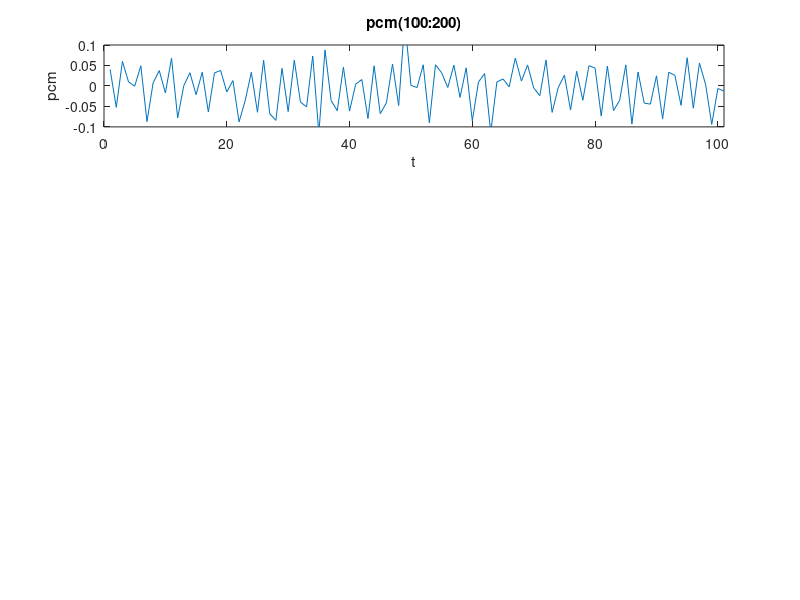

MATLAB code to generate this figure: (Note: this script raises an error after producing the figure.)
load pcm
%sound(pcm)

subplot(4,1,1)
plot(pcm(100:200))
axis([0 101 -0.1 0.1])
title('pcm(100:200)')
xlabel('t')
ylabel('pcm')

[X, w] = DTFT(pcm(100:1100), 0);

subplot(4,1,2)
plot(w, abs(X))
axis([-pi pi 0 25])
title('DTFT(pcm(100:1100))')
xlabel('w')
ylabel('DTFT(pcm)')

[Xmax, Imax] = max(abs(X));

theta = w(Imax);
r = 0.995;
filtered = IIRfilter(pcm, theta, r);

subplot(4,1,3)
plot(filtered(100:200))
axis([0 101 -0.2 0.2])
title('IIRfilter(pcm, theta = -2.4728, r = 0.995)')
xlabel('t')
ylabel('filter(pcm)')

sound(filtered)

subplot(4,1,4)
[X, w] = DTFT(filtered(100:1100), 0);
plot(w, abs(X))
axis([theta-0.02 theta+0.02 0 20])
title('DTFT(filtered(100:1100))')
xlabel('w')
ylabel('DTFT(filtered)')